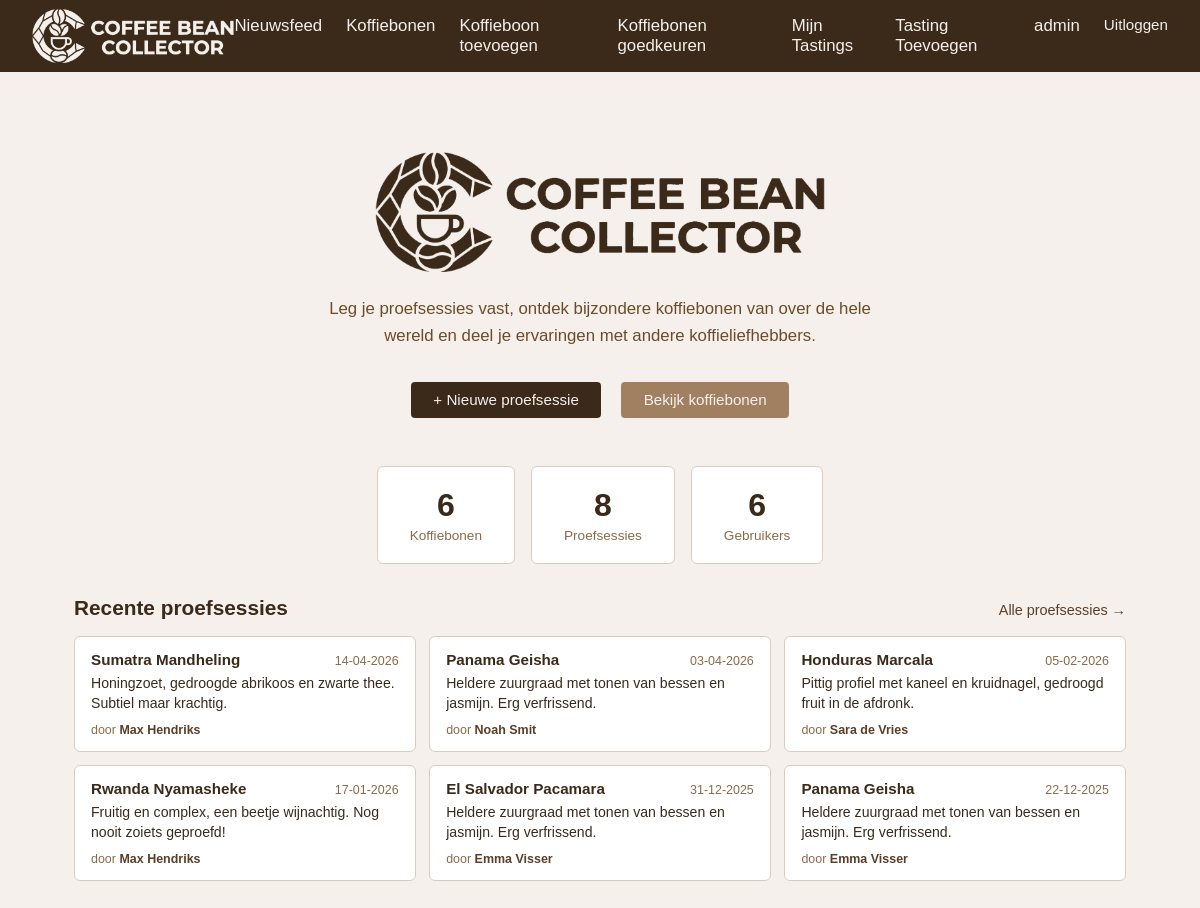
The app's page / (signed in) with its own data.
### base/models.py (models this page shows, shortened)
class Tasting(models.Model):
    bean = models.ForeignKey('Bean', on_delete=models.CASCADE, related_name='tastings')
    user = models.ForeignKey(User, on_delete=models.CASCADE, related_name='tastings')
    date = models.DateField()
    description = models.TextField()

class Bean(models.Model):
    name = models.CharField(max_length=255)
    country_of_origin = models.CharField(max_length=255)
    roaster = models.CharField(max_length=255, blank=True, default='')
    harvest_season = models.CharField(max_length=255)
    in_season = models.BooleanField(default=True)
    approved = models.BooleanField(default=False)
    approved_by = models.ForeignKey(
        User, null=True, blank=True, on_delete=models.SET_NULL, related_name='approved_beans'
    )

### base/views.py (the view)
# urls.py: 2. Add a URL to urlpatterns:  path('', views.home, name='home')
def home(request):
    from .models import Bean, Tasting
    from django.contrib.auth.models import User
    context = {
        'bean_count': Bean.objects.filter(approved=True).count(),
        'tasting_count': Tasting.objects.count(),
        'user_count': User.objects.count(),
        'recent_tastings': Tasting.objects.select_related('user', 'bean').order_by('-date', '-id')[:6],
    }
    return render(request, "base/home.html", context)

### base/templates/base/home.html (shortened to what this page needs)
{% extends "base.html" %}
{% load static %}
{% block content %}
<div class="home-hero">
    <img src="{% static 'base/img/Logo-home.png' %}" alt="Coffee Bean Collector" class="home-logo">
    <p>Leg je proefsessies vast, ontdek bijzondere koffiebonen van over de hele wereld en deel je ervaringen met andere koffieliefhebbers.</p>
    {% if not user.is_authenticated %}
        <div class="home-hero-actions">
            <a href="{% url 'register' %}" class="btn">Maak een account aan</a>
            <a href="{% url 'login' %}" class="btn btn-secondary">Inloggen</a>
        </div>
    {% else %}
        <div class="home-hero-actions">
            <a href="{% url 'tasting_add' %}" class="btn">+ Nieuwe proefsessie</a>
            <a href="{% url 'bean_list' %}" class="btn btn-secondary">Bekijk koffiebonen</a>
        </div>
    {% endif %}
</div>
<div class="home-stats">
    <div class="stat-card">
        <span class="stat-number">{{ bean_count }}</span>
        <span class="stat-label">Koffiebonen</span>
    </div>
    <div class="stat-card">
        <span class="stat-number">{{ tasting_count }}</span>
        <span class="stat-label">Proefsessies</span>
    </div>
    <div class="stat-card">
        <span class="stat-number">{{ user_count }}</span>
        <span class="stat-label">Gebruikers</span>
    </div>
</div>
{% if recent_tastings %}
<div class="home-recent">
    <div class="home-section-header">
        <h2>Recente proefsessies</h2>
        <a href="{% url 'newsfeed' %}">Alle proefsessies &rarr;</a>
    </div>
    <div class="feed-grid">
        {% for tasting in recent_tastings %}
            <div class="feed-card">
                <div class="feed-card-header">
                    <span class="feed-bean">{{ tasting.bean.name }}</span>
                    <span class="feed-date">{{ tasting.date|date:"d-m-Y" }}</span>
                </div>
                <p class="feed-description">{{ tasting.description|truncatechars:100 }}</p>
                <div class="feed-card-footer">
                    door <a href="{% url 'public_profile' tasting.user.username %}">{{ tasting.user.get_full_name|default:tasting.user.username }}</a>
                </div>
            </div>
        {% endfor %}
    </div>
</div>
{% endif %}
{% endblock %}

### base/templates/base.html (shortened to what this page needs)
{% load static %}
<!DOCTYPE html>
<html lang="nl">
<head>
    <link rel="stylesheet" href="{% static 'base/css/style.css' %}">
</head>
<body>
<nav>
    <a class="brand" href="/"><img src="{% static 'base/img/Logo-navbar.png' %}" alt="Coffee Bean Collector" class="nav-logo"></a>
    <ul>
        {% if user.is_authenticated %}
            <li><a href="{% url 'newsfeed' %}">Nieuwsfeed</a></li>
            <li><a href="{% url 'bean_list' %}">Koffiebonen</a></li>
            <li><a href="{% url 'bean_add' %}">Koffieboon toevoegen</a></li>
            {% if user.is_staff %}
                <li><a href="{% url 'beheer_bonen' %}">Koffiebonen goedkeuren</a></li>
            {% endif %}
            <li><a href="{% url 'tasting_list' %}">Mijn Tastings</a></li>
            <li><a href="{% url 'tasting_add' %}">Tasting Toevoegen</a></li>
            <li><a href="{% url 'profile' %}">{{ user.get_full_name|default:user.username }}</a></li>
            <li>
                <form method="post" action="{% url 'logout' %}" style="margin:0;">
                    <button type="submit" class="nav-logout-btn">Uitloggen</button>
                </form>
            </li>
        {% else %}
            <li><a href="{% url 'newsfeed' %}">Nieuwsfeed</a></li>
            <li><a href="{% url 'bean_list' %}">Koffiebonen</a></li>
            <li><a href="{% url 'login' %}">Inloggen</a></li>
            <li><a href="{% url 'register' %}">Registreren</a></li>
        {% endif %}
    </ul>
</nav>
<main>
    {% block content %}
    {% endblock %}
</main>
</body>
</html>

### base/static/base/css/style.css (style rules this page uses)
* { margin: 0; padding: 0; box-sizing: border-box; }
body { font-family: Arial, sans-serif; background-color: #f5f0eb; color: #3b2a1a; }
nav { background-color: #3b2a1a; padding: 0 2rem; display: flex; align-items: center; justify-content: space-between; height: 72px; }
nav .brand { color: #f5f0eb; font-size: 1.2rem; font-weight: bold; text-decoration: none; display: flex; align-items: center; }
.nav-logo { height: 54px; width: auto; display: block; }
nav ul { list-style: none; display: flex; gap: 1.5rem; }
nav ul li a { color: #f5f0eb; text-decoration: none; font-size: 1.05rem; }
main { max-width: 1100px; margin: 2rem auto; padding: 0 1.5rem; }
.nav-logout-btn { background: none; border: none; color: #f5f0eb; font-size: 0.95rem; cursor: pointer; padding: 0; font-family: inherit; }
.btn { display: inline-block; margin-top: 0.5rem; padding: 0.6rem 1.4rem; background-color: #3b2a1a; color: #f5f0eb; border: none; border-radius: 4px; font-size: 0.95rem; cursor: pointer; text-decoration: none; }
.btn-secondary { background-color: #a08060; margin-left: 0.5rem; }
.feed-grid { display: grid; grid-template-columns: repeat(auto-fill, minmax(260px, 1fr)); gap: 0.85rem; }
.feed-card { background-color: #fff; border: 1px solid #d9cdbf; border-radius: 6px; padding: 0.85rem 1rem; display: flex; flex-direction: column; gap: 0.4rem; }
.feed-card-header { display: flex; justify-content: space-between; align-items: baseline; gap: 0.5rem; }
.feed-bean { font-weight: bold; font-size: 0.95rem; color: #3b2a1a; }
.feed-date { font-size: 0.78rem; color: #8a6a4a; white-space: nowrap; }
.feed-description { font-size: 0.88rem; line-height: 1.4; color: #3b2a1a; flex: 1; }
.feed-card-footer { font-size: 0.78rem; color: #8a6a4a; margin-top: 0.2rem; }
.feed-card-footer a { color: #5a3e28; text-decoration: none; font-weight: bold; }
.home-hero { text-align: center; padding: 3rem 1rem 2rem; }
.home-logo { height: 120px; width: auto; margin-bottom: 1.25rem; }
.home-hero p { font-size: 1.05rem; color: #6b4c2a; max-width: 560px; margin: 0 auto 1.5rem; line-height: 1.6; }
.home-hero-actions { display: flex; gap: 0.75rem; justify-content: center; flex-wrap: wrap; }
.home-stats { display: flex; gap: 1rem; justify-content: center; flex-wrap: wrap; margin: 1rem 0 2rem; }
.stat-card { background-color: #fff; border: 1px solid #d9cdbf; border-radius: 6px; padding: 1.25rem 2rem; text-align: center; min-width: 130px; }
.stat-number { display: block; font-size: 2rem; font-weight: bold; color: #3b2a1a; }
.stat-label { display: block; font-size: 0.85rem; color: #8a6a4a; margin-top: 0.25rem; }
.home-recent { margin-top: 1rem; }
.home-section-header { display: flex; justify-content: space-between; align-items: baseline; margin-bottom: 1rem; }
.home-section-header h2 { font-size: 1.3rem; }
.home-section-header a { font-size: 0.9rem; color: #5a3e28; text-decoration: none; }

### records on screen
Tasting: bean.name "Sumatra Mandheling", date "14-04-2026", description "Honingzoet, gedroogde abrikoos en zwarte thee. Subtiel maar krachtig.", user.get_full_name "Max Hendriks"
Tasting: bean.name "Panama Geisha", date "03-04-2026", description "Heldere zuurgraad met tonen van bessen en jasmijn. Erg verfrissend.", user.get_full_name "Noah Smit"
Tasting: bean.name "Honduras Marcala", date "05-02-2026", description "Pittig profiel met kaneel en kruidnagel, gedroogd fruit in de afdronk.", user.get_full_name "Sara de Vries"
Tasting: bean.name "Rwanda Nyamasheke", date "17-01-2026", description "Fruitig en complex, een beetje wijnachtig. Nog nooit zoiets geproefd!", user.get_full_name "Max Hendriks"
Tasting: bean.name "El Salvador Pacamara", date "31-12-2025", description "Heldere zuurgraad met tonen van bessen en jasmijn. Erg verfrissend.", user.get_full_name "Emma Visser"
Tasting: bean.name "Panama Geisha", date "22-12-2025", description "Heldere zuurgraad met tonen van bessen en jasmijn. Erg verfrissend.", user.get_full_name "Emma Visser"

### other values on screen
{{ user.get_full_name|default:user.username }} "admin"
{{ bean_count }} "6"
{{ tasting_count }} "8"
{{ user_count }} "6"
